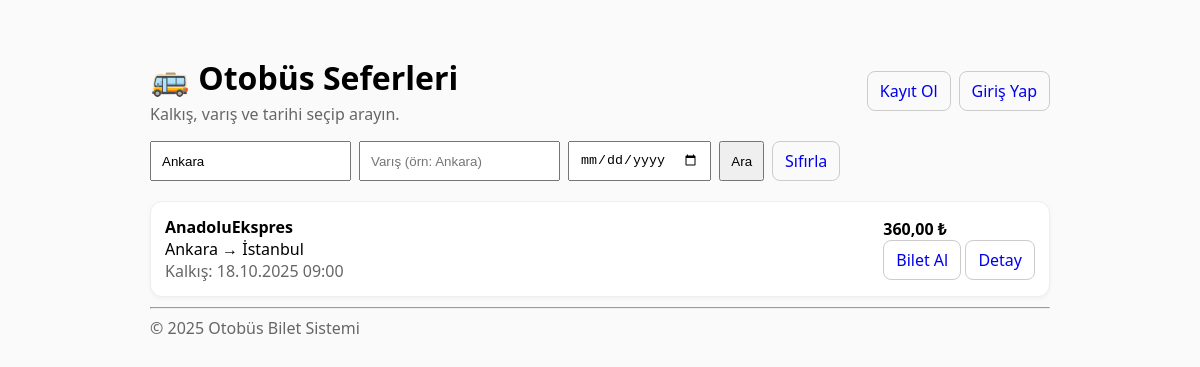
Page /index.php?origin=Ankara on the committed database.
### tables this page shows
CREATE TABLE trips (
  id INTEGER PRIMARY KEY AUTOINCREMENT,
  company_id INTEGER NOT NULL,
  origin TEXT NOT NULL,
  destination TEXT NOT NULL,
  departure_at TEXT NOT NULL,
  price INTEGER NOT NULL,
  seat_count INTEGER NOT NULL DEFAULT 40,
  FOREIGN KEY (company_id) REFERENCES companies(id) ON DELETE CASCADE
);

CREATE TABLE companies (
  id INTEGER PRIMARY KEY AUTOINCREMENT,
  name TEXT NOT NULL UNIQUE
);

### bootstrap.php (called while the page is built, shortened)
<?php
function me(): ?array {
  return $_SESSION['user'] ?? null;
}
function format_price(int $krs): string {
  return number_format($krs/100, 2, ',', '.') . ' ₺';
}

### index.php (the view, shortened to what this page needs)
<?php
require_once __DIR__ . '/bootstrap.php';
$origin = trim($_GET['origin'] ?? '');
$destination = trim($_GET['destination'] ?? '');
$date = trim($_GET['date'] ?? '');
$sql = "SELECT t.*, c.name AS company_name
        FROM trips t
        JOIN companies c ON c.id = t.company_id
        WHERE 1=1";
$args = [];
if ($origin !== '')      { $sql .= " AND t.origin = ?"; $args[] = $origin; }
$sql .= " ORDER BY t.departure_at ASC";
$stmt = $pdo->prepare($sql);
$stmt->execute($args);
$trips = $stmt->fetchAll();
$me = me();
?>
<!doctype html>
<html lang="tr">
<header style="display:flex;align-items:center;justify-content:space-between;gap:12px;margin:8px 0 16px;">
  <div>
    <h1 style="margin:0;">🚌 Otobüs Seferleri</h1>
    <div class="muted" style="margin-top:4px;">Kalkış, varış ve tarihi seçip arayın.</div>
  </div>
  <nav style="display:flex;gap:8px;">
    <?php if(!$me): ?>
      <a class="btn" href="register.php">Kayıt Ol</a>
      <a class="btn" href="login.php">Giriş Yap</a>
    <?php endif; ?>
  </nav>
</header>
<form class="search" method="get">
  <input name="origin" placeholder="Kalkış (örn: İstanbul)" value="<?=htmlspecialchars($origin)?>">
  <input name="destination" placeholder="Varış (örn: Ankara)" value="<?=htmlspecialchars($destination)?>">
  <input type="date" name="date" value="<?=htmlspecialchars($date)?>">
  <button type="submit">Ara</button>
  <a class="btn" href="?">Sıfırla</a>
</form>
<?php if (!$trips): ?>
  <div class="card">Sefer bulunamadı. Farklı kriterler deneyin.</div>
<?php else: foreach ($trips as $t): ?>
  <div class="card">
    <div class="row">
      <div>
        <div><strong><?=htmlspecialchars($t['company_name'])?></strong></div>
        <div><?=htmlspecialchars($t['origin'])?> → <?=htmlspecialchars($t['destination'])?></div>
        <div class="muted">Kalkış: <?=date('d.m.Y H:i', strtotime($t['departure_at']))?></div>
      </div>
      <div>
        <div class="price"><?=format_price((int)$t['price'])?></div>
        <a class="btn" href="tickets_buy.php?id=<?=$t['id']?>">Bilet Al</a>
        <a class="btn" href="trip_show.php?id=<?=$t['id']?>">Detay</a>
      </div>
    </div>
  </div>
<?php endforeach; endif; ?>
<hr>
<footer class="muted">© <?=date('Y')?> Otobüs Bilet Sistemi</footer>
</html>

### index.php (style rules this page uses)
h1 { margin-bottom:8px }
form.search { display:flex;gap:8px;flex-wrap:wrap;margin:12px 0 20px }
input,button,select { padding:8px 10px }
.card { background:#fff;border:1px solid #eee;border-radius:12px;padding:14px;margin:10px 0;box-shadow:0 2px 4px rgba(0,0,0,.04) }
.row { display:flex;gap:16px;align-items:center;justify-content:space-between;flex-wrap:wrap }
.muted { color:#666 }
.price { font-weight:700 }
.btn { padding:8px 12px;border:1px solid #ccc;border-radius:8px;text-decoration:none;display:inline-block }

### rows in the picture
trips: company.name "AnadoluEkspres", origin "Ankara", destination "İstanbul", departure_at "18.10.2025 09:00", price "360,00 ₺"
